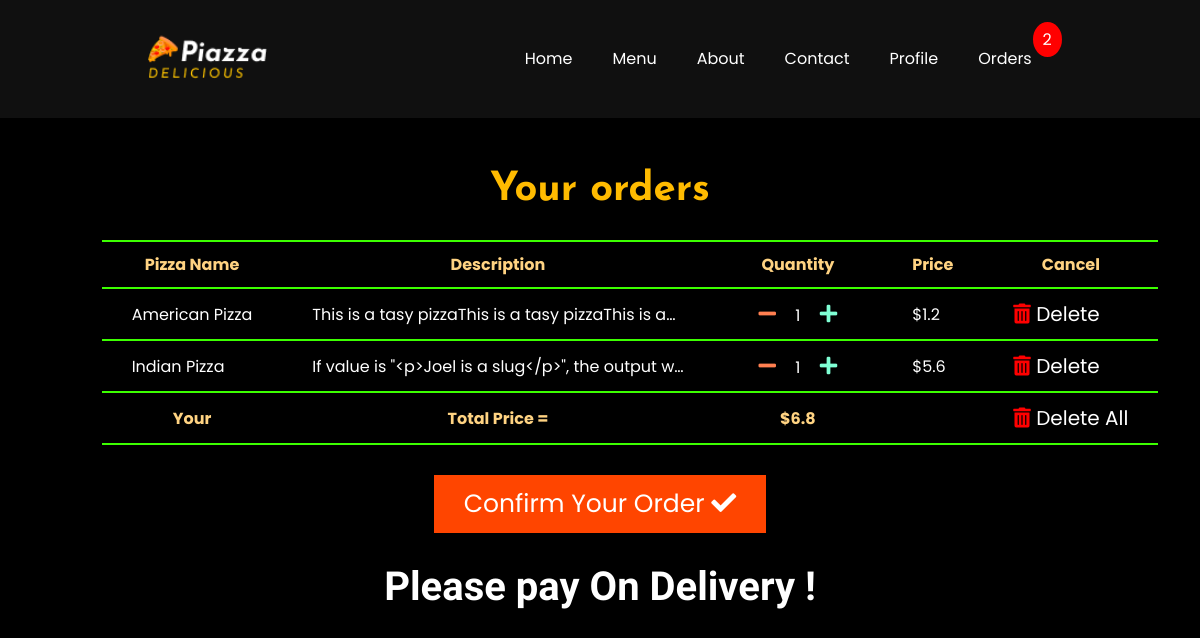
Screenshot of /orders/ (signed in) with the database file from the repository.
### Home/models.py (models this page shows, shortened)
class Orders(models.Model):
    Pizza_name = models.CharField(max_length=100)
    Pizza_desc = models.TextField()
    Pizza_price =models.FloatField()
    User = models.ForeignKey(User, on_delete=models.CASCADE)
    order_confirmed = models.BooleanField(default=False)
    quantity = models.IntegerField(default=1)

### Home/views.py (the view)
# urls.py: path('orders/', views.orders, name="orders"),
def orders(request):
    try:
        if request.user:
            current_username = request.user.username
            user = User.objects.filter(username=current_username).first()
            orders = Orders.objects.filter(User=user)
            price_list = []
            for order in orders:
                price_list.append(order.Pizza_price)
            totalPrice = round(sum(price_list), 3)
            if request.user and request.user != AnonymousUser():
                current_user = request.user
                ordersOfCurrentUser = Orders.objects.filter(User=current_user)
                totalOrdersList = []
                for pizzaOrder in ordersOfCurrentUser:
                    quantity = pizzaOrder.quantity
                    totalOrdersList.append(quantity)
                totalOrders = sum(totalOrdersList)
            else:
                totalOrders = 0
            ordersOfCurrentUser = Orders.objects.filter(User=request.user)
            firstobjectofcurrentuser = ordersOfCurrentUser.first()
            context = {
                'orders':orders,
                'totalOrders':totalOrders,
                'totalPrice':totalPrice,
                'firstobjectofcurrentuser':firstobjectofcurrentuser,
            }
            return render(request, "Home/orders.html", context)
    except Exception:
        messages.warning(request,"Please Login To Continue")
        return redirect('login')

### templates/Home/orders.html (shortened to what this page needs)
{% extends 'base.html' %}
{% block body %}
<section id="orders">
    {% if orders %}
    {% if firstobjectofcurrentuser.order_confirmed == False %}
        <h1>Your orders</h1>
        <div class="table__orders__container">
            <div class="table__orders">
                <table>
                    <tr>
                        <th>Pizza Name</th>
                        <th>Description</th>
                        <th>Quantity</th>
                        <th>Price</th>
                        <th>Cancel</th>
                    </tr>
                    {% for order in orders %}
                    <tr>
                        <td>{{order.Pizza_name}}</td>
                        <td>{{order.Pizza_desc |truncatechars:50}}</td>
                        <td>
                            <form action="/decreament/" method="POST" class="btn__increament__decreament">
                                <button type="submit"><i class="fas fa-minus" aria-hidden="true"></i></button>
                            </form>
                            {{order.quantity}}
                            <form action="/increament/" method="POST" class="btn__increament__decreament">
                                <button type="submit"><i class="fas fa-plus" aria-hidden="true"></i></button>
                            </form>
                        </td>
                        <td>${{order.Pizza_price}}</td>
                        <td><form action="/deleteOrder/" method="POST">
                            <button type="submit"><i class="fas fa-trash-alt" aria-hidden="true"></i> Delete</button>
                        </form></td>
                    </tr>
                    {% endfor %}
                    <tr>
                        <th>Your</th>
                        <th>Total Price =</th>
                        <th>${{totalPrice}}</th>
                        <th></th>
                        <th>
                            <form action="/deleteAllOrders/" method="POST">
                                <button type="submit"><i class="fas fa-trash-alt" aria-hidden="true"></i> Delete All</button>
                            </form>
                        </th>
                    </tr>
                </table>
            </div>
        </div>
        <div class="confirm_orders">
            <form action="/orderConfirmed/" method="POST">
                <button type="submit">Confirm Your Order <i class="fas fa-check" aria-hidden="true"></i></button>
            </form>
        </div>
        <h4>Please pay On Delivery !</h4>
    {% endif %}
    {% else %}
    <h4>No Orders Yet! Please make at least one <a href="/menu/">order</a></h4>
    {% endif %}
</section>
{% endblock body %}

### templates/base.html (shortened to what this page needs)
{% load static %}
<!DOCTYPE html>
<html lang="en">
<head>
    <link rel="stylesheet" href="{% static 'css/index.css' %}">
    <link rel="stylesheet" href="https://use.fontawesome.com/releases/v5.15.4/css/all.css">
</head>
<body>
<header class="header">
    <div id="logo">
        <a href="/">
            <img src="{% static 'images/logo.png' %}" alt="">
        </a>
    </div>
    <nav id="navbar">
        <ul>
            <li><a href="/" class="nav__link">Home</a></li>
            <li><a href="/menu/" class="nav__link">Menu</a></li>
            <li><a href="/" class="nav__link">About</a></li>
            <li><a href="/" class="nav__link {% block active4 %}{% endblock active4 %}">Contact</a></li>
            {% if request.user.is_authenticated %}
            <li><a href="/profile/" class="nav__link">Profile</a></li>
            {% else %}
                <li><a href="/login/" class="nav__link">Login</a></li>
            {% endif %}
            <li><a href="/orders/" class="nav__link order__link">Orders
                {% if totalOrders %}
                    <span class="order__num">{{totalOrders}}</span></a></li>
                {% else %}
                    <span class="order__num">0</span></a></li>
                {% endif %}
        </ul>
    </nav>
</header>
    {% block body %}{% endblock body %}
</body>
</html>

### static/css/index.css (style rules this page uses)
* { margin: 0; padding: 0; box-sizing: border-box; font-family: "Poppins"; }
html { scroll-behavior: smooth; }
body { background: linear-gradient(rgba(0, 0, 0, 0.6), rgba(0, 0, 0, 0.6)), url("./static/images/bg.webp"); background-repeat: none; background-position: center; background-size: cover; background-attachment: fixed; min-height: 100vh; }
a { text-decoration: none; }
ul { list-style: none; }
.header { width: 100%; background: rgb(16, 16, 16); display: flex; justify-content: space-around; align-items: center; padding: 30px; position: fixed; top: 0; left: 0; z-index: 9999; }
.header #logo a img { width: 120px; }
.header #navbar ul { display: flex; }
.header #navbar ul li { margin: 0 10px; }
.header #navbar ul li a { color: #fff; text-transform: capitalize; padding: 10px; transition: all 0.4s ease; }
i { color: #fff; }
#orders { width: 100%; min-height: 100vh; background: #000; display: flex; flex-direction: column; align-items: center; color: #fff; padding: 170px 30px; }
#orders h1 { font-family: "Josefin Sans"; font-size: 40px; color: rgb(255, 187, 0); }
#orders .table__orders__container { width: 100%; }
#orders .table__orders__container .table__orders { width: 100%; display: flex; justify-content: center; align-items: center; margin: 30px; }
#orders .table__orders__container .table__orders table { border: 2px solid #fff; border-left: none; border-right: none; border-collapse: collapse; }
#orders .table__orders__container .table__orders table tr > th, td { border: 2px solid rgb(60, 255, 0); border-left: none; border-right: none; padding: 10px 30px; }
#orders .table__orders__container .table__orders table tr > th { color: rgb(255, 211, 130); }
#orders .table__orders__container .table__orders table tr > td { font-weight: normal; }
#orders .table__orders__container .table__orders table tr > td > form button { background: transparent; outline: none; border: none; color: #fff; font-size: 20px; cursor: pointer; }
#orders .table__orders__container .table__orders table tr > td > form button i { color: red; }
#orders .table__orders__container .table__orders table tr > th > form button { background: transparent; outline: none; border: none; color: #fff; font-size: 20px; cursor: pointer; }
#orders .table__orders__container .table__orders table tr > th > form button i { color: red; }
#orders .table__orders__container .table__orders table tr > td > .btn__increament__decreament { display: inline-block; padding: 0 10px; }
#orders .table__orders__container .table__orders table tr > td > .btn__increament__decreament i { color: #fff; cursor: pointer; padding: 5px; }
#orders .table__orders__container .table__orders table tr > td > .btn__increament__decreament .fa-plus { color: aquamarine; }
#orders .table__orders__container .table__orders table tr > td > .btn__increament__decreament .fa-minus { color: coral; }
.order__link { position: relative; }
.order__link .order__num { color: rgb(255, 255, 255); position: absolute; right: -20px; top: -15px; background: red; border-radius: 50%; padding: 5px 10px; }
#orders .confirm_orders form { padding-bottom: 30px; }
#orders .confirm_orders form button { background: orangered; border: none; outline: none; color: #fff; font-size: 25px; padding: 10px 30px; cursor: pointer; }
#orders h4 { text-align: center; color: #fff; font-family: "Nothing You Could Do", cursive; font-size: 40px; }

### rows the page displays
Orders: Pizza_name "American Pizza", Pizza_desc "This is a tasy pizzaThis is a tasy pizzaThis is a…", quantity "1", Pizza_price "1.2"
Orders: Pizza_name "Indian Pizza", Pizza_desc "If value is \"<p>Joel is a slug</p>\", the output w…", quantity "1", Pizza_price "5.6"

### other values shown
{{ totalOrders }} "2"
{{ totalPrice }} "6.8"
